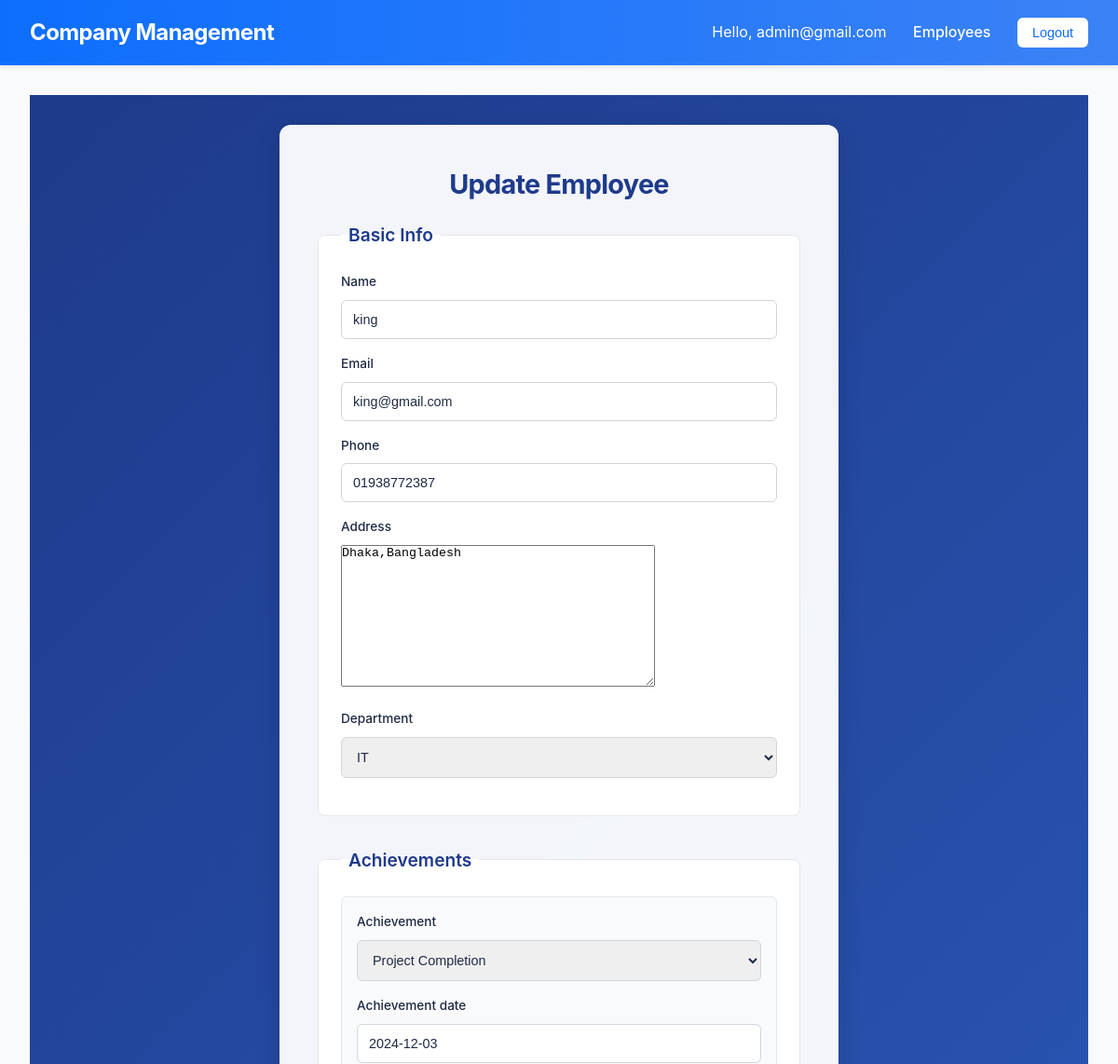
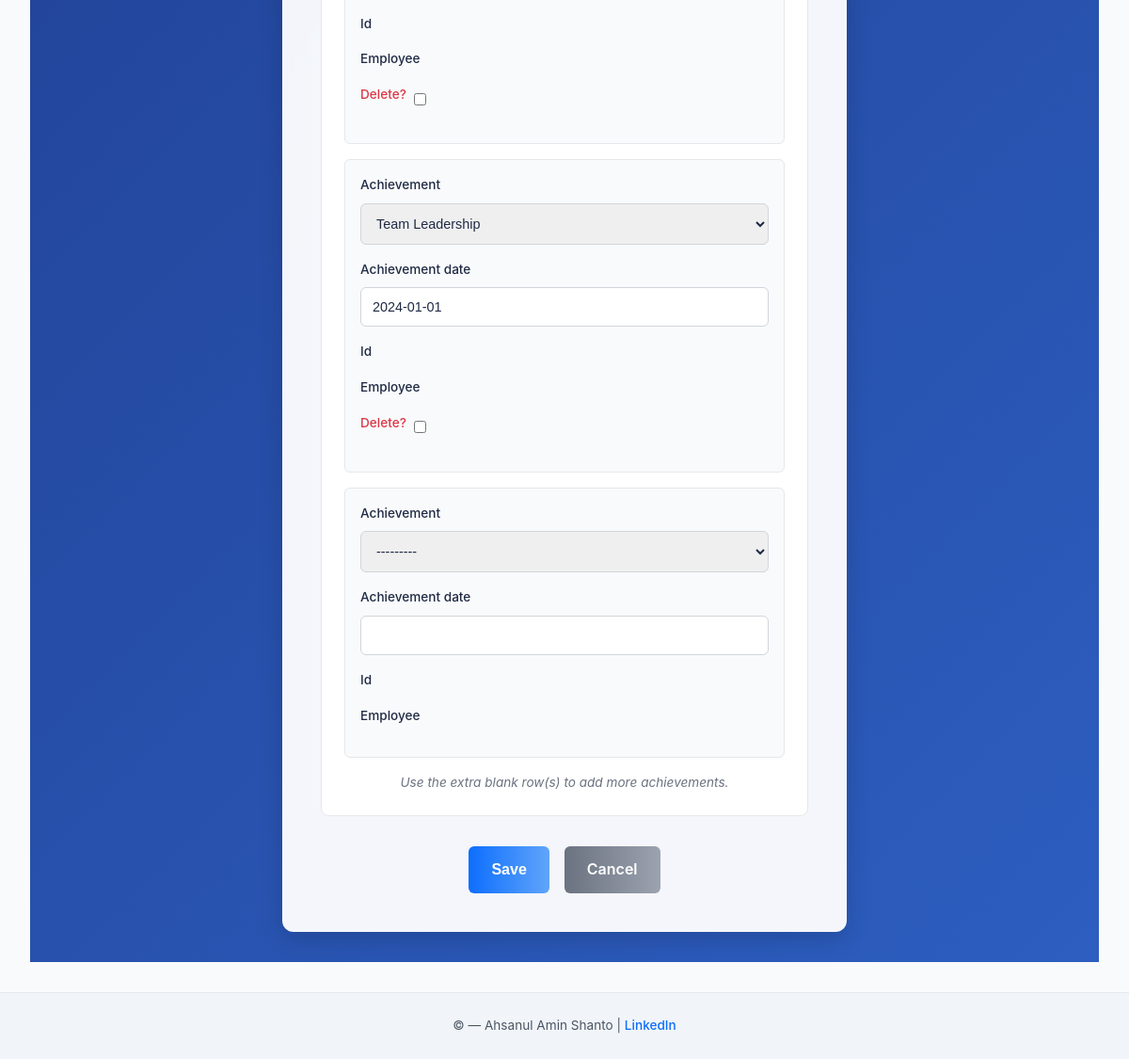
The app's page /employees/5/edit/ (signed in) with its own data (2 pictures, top to bottom).
### dp/models.py (models this page shows, shortened)
class Employee(models.Model):
    name = models.CharField(max_length=200)
    email = models.EmailField(unique=True)
    phone = models.CharField(max_length=50, blank=True)
    address = models.TextField(blank=True)
    department = models.ForeignKey(Department, on_delete=models.PROTECT, related_name='employees')
    achievements = models.ManyToManyField(Achievement, through='AchievementEmployee', related_name='employees', blank=True)

### dp/views.py (the view)
# urls.py: path('employees/<int:pk>/edit/', views.employee_update, name='employee_update'),
@login_required
def employee_update(request, pk):
    employee = get_object_or_404(Employee, pk=pk)
    if request.method == 'POST':
        form = EmployeeForm(request.POST, instance=employee)
        formset = AchievementEmployeeFormSet(request.POST, instance=employee)
        if form.is_valid() and formset.is_valid():
            form.save()
            formset.save()
            return redirect('employee_list')
    else:
        form = EmployeeForm(instance=employee)
        formset = AchievementEmployeeFormSet(instance=employee)
    return render(request, 'dp/employee_form.html', {'form': form, 'formset': formset, 'create': False})

### dp/forms.py
class EmployeeForm(forms.ModelForm):
    class Meta:
        model = Employee
        fields = ('name', 'email', 'phone', 'address', 'department')
    def __init__(self, *args, **kwargs):
        super().__init__(*args, **kwargs)
        self.fields['department'].queryset = Department.objects.all()

### dp/models.py (called while the page is built)
    def __str__(self):
        return self.name

    def __str__(self):
        return self.name

### templates/dp/employee_form.html (shortened to what this page needs)
{% extends "base.html" %}
{% block content %}
<div class="employee-form-page">
  <div class="form-card">
    <h2>{% if create %}Create Employee{% else %}Update Employee{% endif %}</h2>
    <form method="post" novalidate>
      <fieldset class="form-section">
        <legend>Basic Info</legend>
        {% for field in form %}
          <div class="form-group">
            <label for="{{ field.id_for_label }}">{{ field.label }}</label>
            {{ field }}
          </div>
        {% endfor %}
      </fieldset>
      <fieldset class="form-section">
        <legend>Achievements</legend>
        {% for f in formset.forms %}
          <div class="achievement-entry">
            {% for field in f %}
              {% if field.name != "DELETE" %}
                <div class="form-group">
                  <label for="{{ field.id_for_label }}">{{ field.label }}</label>
                  {{ field }}
                </div>
              {% endif %}
            {% endfor %}
            {% if f.instance.pk %}
              <div class="form-group delete-checkbox">
                <label for="{{ f.DELETE.id_for_label }}">Delete?</label>
                {{ f.DELETE }}
              </div>
            {% endif %}
          </div>
        {% endfor %}
        <p class="form-hint"><em>Use the extra blank row(s) to add more achievements.</em></p>
      </fieldset>
      <div class="form-actions">
        <button type="submit" class="btn-submit"><span>{% if create %}Create{% else %}Save{% endif %}</span></button>
        <a class="btn-cancel" href="{% url 'employee_list' %}">Cancel</a>
      </div>
    </form>
  </div>
</div>
{% endblock %}

### templates/base.html (shortened to what this page needs)
<!DOCTYPE html>
<html lang="en">
<head>
</head>
<body>
  <nav>
    <div class="brand">Company Management</div>
    <div>
      {% if user.is_authenticated %}
        <span>Hello, {{ user.email|default:user.username }}</span>
        <a href="{% url 'employee_list' %}">Employees</a>
        <form method="post" action="{% url 'logout' %}" style="display:inline;">
          <button type="submit">Logout</button>
        </form>
      {% else %}
        <a href="{% url 'login' %}">Login</a>
        <a href="{% url 'signup' %}">Sign Up</a>
      {% endif %}
    </div>
  </nav>
  <main>
    {% block content %}{% endblock %}
  </main>
  <footer>
    &copy; {{ now|date:"Y" }} — Ahsanul Amin Shanto |
    <a href="https://www.linkedin.com/in/ahsanul-amin-shanto/" target="_blank">LinkedIn</a>
  </footer>
</body>
</html>

### templates/base.html (style rules this page uses)
*, *:before, *:after { margin: 0; padding: 0; box-sizing: border-box; }
body { font-family: 'Inter', -apple-system, BlinkMacSystemFont, 'Segoe UI', Roboto, sans-serif; line-height: 1.6; background: #f9fafb; color: #1f2a44; }
nav { background: linear-gradient(90deg, #0d6efd, #3b82f6); color: #fff; padding: 1rem 2rem; display: flex; justify-content: space-between; align-items: center; box-shadow: 0 2px 4px rgba(0, 0, 0, 0.1); position: sticky; top: 0; z-index: 1000; }
nav .brand { font-size: 1.5rem; font-weight: 700; letter-spacing: -0.025em; }
nav a { color: #fff; margin-left: 1.5rem; text-decoration: none; font-weight: 500; font-size: 1rem; position: relative; transition: color 0.3s ease; }
nav a::before { content: ''; position: absolute; bottom: -4px; left: 0; width: 0; height: 2px; background: linear-gradient(90deg, #60a5fa, #93c5fd); transition: width 0.3s ease; }
nav form { display: inline; margin-left: 1.5rem; }
nav button { background: #fff; border: none; color: #0d6efd; padding: 0.5rem 1rem; border-radius: 6px; font-size: 0.9rem; font-weight: 500; cursor: pointer; position: relative; overflow: hidden; transition: transform 0.3s ease, box-shadow 0.3s ease; }
nav button::before { content: ''; position: absolute; top: 0; left: -100%; width: 100%; height: 100%; background: linear-gradient(90deg, transparent, rgba(255, 255, 255, 0.3), transparent); transition: left 0.5s ease; }
main { padding: 2rem; min-height: calc(100vh - 150px); max-width: 1200px; margin: 0 auto; }
footer { text-align: center; padding: 1.5rem; background: #f1f5f9; color: #4b5563; font-size: 0.85rem; border-top: 1px solid #e5e7eb; }
footer a { color: #0d6efd; text-decoration: none; font-weight: 500; transition: color 0.3s ease; }

### templates/dp/employee_form.html (style rules this page uses)
.employee-form-page { min-height: 70vh; display: flex; justify-content: center; align-items: center; background: linear-gradient(135deg, #1e3a8a 0%, #3b82f6 100%); padding: 2rem; background-size: 200% 200%; animation: gradientShift 15s ease infinite; }
.form-card { background: rgba(255, 255, 255, 0.95); padding: 2.5rem; border-radius: 12px; box-shadow: 0 8px 24px rgba(0, 0, 0, 0.15); width: 100%; max-width: 600px; backdrop-filter: blur(10px); border: 1px solid rgba(255, 255, 255, 0.2); transition: transform 0.3s ease, box-shadow 0.3s ease; }
.form-card h2 { color: #1e3a8a; font-size: 1.8rem; font-weight: 700; margin-bottom: 1rem; letter-spacing: -0.025em; text-align: center; }
.form-section { margin-bottom: 2rem; border: 1px solid #e5e7eb; border-radius: 8px; padding: 1.5rem; background: #fff; }
.form-section legend { color: #1e3a8a; font-size: 1.2rem; font-weight: 600; padding: 0 0.5rem; }
.form-group { margin-bottom: 1rem; text-align: left; }
.form-group label { display: block; font-size: 0.85rem; color: #1f2a44; margin-bottom: 0.5rem; font-weight: 500; }
.form-group input, .form-group select { width: 100%; padding: 0.75rem; border: 1px solid #d1d5db; border-radius: 6px; font-size: 0.9rem; color: #1f2a44; transition: border-color 0.3s ease, box-shadow 0.3s ease; }
.achievement-entry { border: 1px solid #e5e7eb; padding: 1rem; margin-bottom: 1rem; border-radius: 6px; background: #f9fafb; }
.delete-checkbox { display: flex; align-items: center; gap: 0.5rem; }
.delete-checkbox label { font-size: 0.85rem; color: #dc3545; }
.delete-checkbox input[type="checkbox"] { width: auto; cursor: pointer; }
.form-hint { font-size: 0.85rem; color: #6b7280; font-style: italic; margin-top: 0.5rem; text-align: center; }
.form-actions { display: flex; gap: 1rem; justify-content: center; flex-wrap: wrap; }
.btn-submit, .btn-cancel { padding: 0.75rem 1.5rem; border: none; border-radius: 6px; font-size: 1rem; font-weight: 600; text-decoration: none; position: relative; overflow: hidden; transition: transform 0.3s ease, box-shadow 0.3s ease; }
.btn-submit { background: linear-gradient(90deg, #0d6efd, #60a5fa); color: #fff; }
.btn-submit::before { content: ''; position: absolute; top: 0; left: -100%; width: 100%; height: 100%; background: linear-gradient(90deg, transparent, rgba(255, 255, 255, 0.3), transparent); transition: left 0.5s ease; }
.btn-cancel { background: linear-gradient(90deg, #6b7280, #9ca3af); color: #fff; }
.btn-cancel::before { content: ''; position: absolute; top: 0; left: -100%; width: 100%; height: 100%; background: linear-gradient(90deg, transparent, rgba(255, 255, 255, 0.3), transparent); transition: left 0.5s ease; }

### records on screen
Employee: form "king" "king@gmail.com" "01938772387" "Dhaka,Bangladesh" "IT"

### other values on screen
{{ user.email|default:user.username }} "admin@gmail.com"
{{ field.label }} "Name" "Email" "Phone" "Address" "Department"
{{ field.label }} "Achievement" "Achievement date" "Id" "Employee" "Achievement" "Achievement date" "Id" "Employee" "Achievement" "Achievement date" "Id" "Employee"
